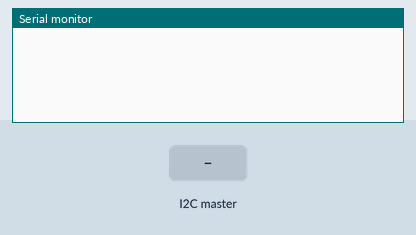
This sketch was run on a simulated Arduino MKR. Shown: the last lines printed to the serial monitor. The test bench sets the inputs (shaded band). WiFi joins after 1.5 s; servers stay silent unless stated.

Above: at 12.7 s.
12.8 s: the I2C master sends the byte 1
At 14.0 s:
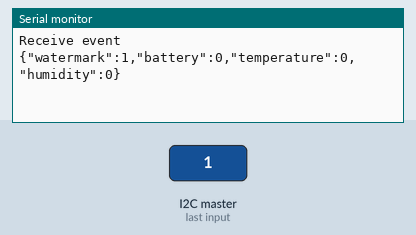
14.3 s: the I2C master sends the byte 0
At 15.5 s:
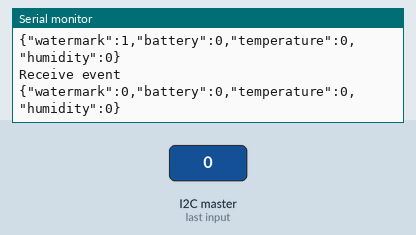

The sketch:

wifi-board.ino
```cpp
#include <SPI.h>
#include <Wire.h>
#include <WiFiNINA.h>
#include <Adafruit_Sensor.h>
#include <DHT.h>
#include <ArduinoJson.h>

#define DHTPIN 2
#define DHTTYPE DHT22

#define SELF_I2C_ADDR 0x05

#include "arduino_secrets.h"
#include "SensorValues.hpp"

char ssid[] = SECRET_SSID;
char pass[] = SECRET_PSK;

int status = WL_IDLE_STATUS;

WiFiClient client;
DHT dht = DHT(DHTPIN, DHTTYPE);

// Change what's below to your host's local IP address
IPAddress server(0, 0, 0, 0);

void setup()
{
    Serial.begin(115200);

    if(WiFi.status() == WL_NO_MODULE)
        while(1);

    while(status != WL_CONNECTED) {
        status = WiFi.begin(ssid, pass);
        delay(10000);
    }

    dht.begin();

    Wire.begin(SELF_I2C_ADDR);

    Wire.onReceive(receiveEvent);
    Wire.onRequest(requestEvent);
}

void loop()
{

}

void sendValues(SensorValues_t *vals)
{
    StaticJsonDocument<200> doc;
    doc["watermark"] = vals->watermarkValue;
    doc["battery"] = vals->batteryLevel;
    doc["temperature"] = vals->temperature;
    doc["humidity"] = vals->humidity;

    String output;
    serializeJson(doc, output);
    Serial.println(output);

    client.stop();

    if(client.connect(server, 8080)) {
        client.println("POST /gardenEdge HTTP/1.1");
        // Change to your host's local IP address
        client.println("HOST: <HOST IP HERE>");
        client.println("User-Agent: Arduino/MKR WiFi 1010");
        client.println("Connection: close");
        client.println("Content-Type: application/json");
        client.print("Content-Length: ");
        client.println(output.length());
        client.println();
        client.println(output);
    }

    client.stop();
}

void receiveEvent(int bytes)
{
    uint8_t buf[32];
    uint8_t *ptr = &buf[0];

    SensorValues_t *vals;

    Serial.println("Receive event");

    while(Wire.available() > 0) {
        *ptr = Wire.read();
        ptr++;
    }

    vals = (SensorValues_t*)buf;

    sendValues(vals);
}

void requestEvent()
{
    Serial.println("Request event");

    SensorValues_t vals;

    vals.temperature = dht.readTemperature();
    vals.humidity = dht.readHumidity();

    uint8_t *buf = (uint8_t*)(&vals);

    for(uint8_t i = 0; i < sizeof(SensorValues_t); i++)
        Wire.write(buf[i]);
}
```

SensorValues.hpp
```cpp
#pragma once

typedef struct
{
    uint32_t watermarkValue;
    float batteryLevel;
    float temperature;
    float humidity;
} SensorValues_t;

typedef enum
{
    SET_SPEED = 0,
    WATERMARK_CH01_LEVEL = 1,
    BATTERY_LEVEL = 2
} SensorRegister;
```

arduino_secrets.h
```cpp
#pragma once

#define SECRET_SSID "<SSID HERE>"
#define SECRET_PSK "<PSK HERE>"
```

Measured:
- after the input at 12.8 s, the serial monitor: prints a new line at once (image 1)
- after the input at 14.3 s, the serial monitor: prints a new line at once (image 2)
